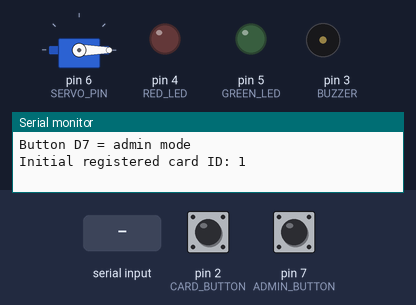
A sketch run on a simulated Arduino Uno, built with avr-gcc and run on an emulated ATmega328P. Parts: servo, output pins drawn as LEDs (lit = HIGH), buzzer (waves = sounding), the last lines printed to the serial monitor. Inputs (shaded band) come from the test bench; at power-on: pin 2 (CARD_BUTTON) HIGH, pin 7 (ADMIN_BUTTON) HIGH.

Above: at 1.2 s.
1.3 s: pin 2 (CARD_BUTTON) pulled LOW for 0.15 s
At 2.7 s:
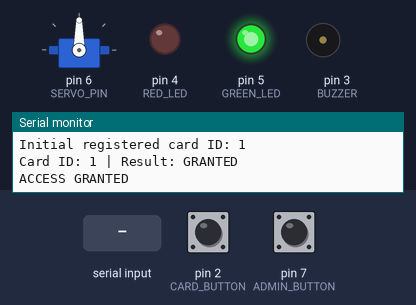
4.4 s: "U" received over Serial
At 5.8 s:
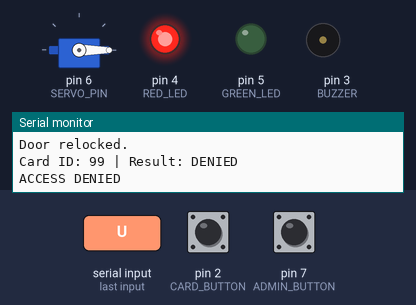
12.9 s: "C" received over Serial
At 12.98 s:
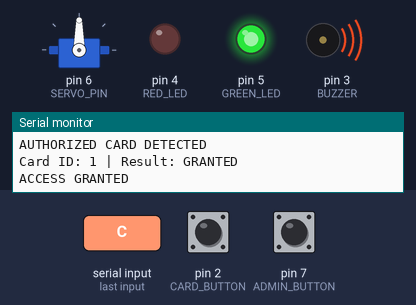
Timing chart, 0 to 17.4 s (numbered marks = the images above; inputs shaded):
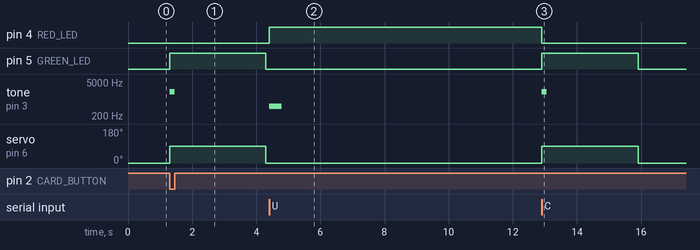

The sketch:

RFID_Lock_Simulation.ino
```cpp
#include <Servo.h>
#include <EEPROM.h>

Servo lockServo;

const int CARD_BUTTON = 2;
const int ADMIN_BUTTON = 7;
const int SERVO_PIN = 6;
const int RED_LED = 4;
const int GREEN_LED = 5;
const int BUZZER = 3;

const int MAX_USERS = 10;
const int MAX_FAILURES = 3;

int users[MAX_USERS];
int userCount = 1;
int nextCardID = 2;

int failures = 0;
bool lockedOut = false;
bool doorOpen = false;
bool adminMode = false;

unsigned long lockoutStart = 0;
unsigned long unlockStart = 0;

const unsigned long LOCKOUT_TIME = 15000;
const unsigned long UNLOCK_TIME = 3000;

bool previousCard = HIGH;
bool previousAdmin = HIGH;

void logEvent(int id, const char *result) {
  Serial.print("Card ID: ");
  Serial.print(id);
  Serial.print(" | Result: ");
  Serial.println(result);
}

bool registered(int id) {
  for (int i = 0; i < userCount; i++) {
    if (users[i] == id) return true;
  }
  return false;
}

void unlockDoor() {
  Serial.println("ACCESS GRANTED");
  digitalWrite(GREEN_LED, HIGH);
  digitalWrite(RED_LED, LOW);
  tone(BUZZER, 2000, 150);
  lockServo.write(90);
  doorOpen = true;
  unlockStart = millis();
}

void denyAccess(int id) {
  logEvent(id, "DENIED");
  Serial.println("ACCESS DENIED");

  digitalWrite(RED_LED, HIGH);
  digitalWrite(GREEN_LED, LOW);
  tone(BUZZER, 500, 400);

  failures++;

  if (failures >= MAX_FAILURES) {
    lockedOut = true;
    lockoutStart = millis();
    Serial.println("LOCKOUT: Wait 15 seconds.");
  }
}

void setup() {
  Serial.begin(9600);

  pinMode(CARD_BUTTON, INPUT_PULLUP);
  pinMode(ADMIN_BUTTON, INPUT_PULLUP);
  pinMode(RED_LED, OUTPUT);
  pinMode(GREEN_LED, OUTPUT);
  pinMode(BUZZER, OUTPUT);

  lockServo.attach(SERVO_PIN);
  lockServo.write(0);


  users[0] = 1;

  Serial.println("RFID LOCK SIMULATION READY");
  Serial.println("Button D2 = simulate card scan (Scans ID 1 in Normal Mode)");
  Serial.println("Button D7 = admin mode");
  Serial.println("Initial registered card ID: 1");
}

void loop() {
  bool cardNow = digitalRead(CARD_BUTTON);
  bool adminNow = digitalRead(ADMIN_BUTTON);

  if (doorOpen && millis() - unlockStart >= UNLOCK_TIME) {
    lockServo.write(0);
    doorOpen = false;
    digitalWrite(GREEN_LED, LOW);
    Serial.println("Door relocked.");
  }

  if (lockedOut) {
    if (millis() - lockoutStart >= LOCKOUT_TIME) {
      lockedOut = false;
      failures = 0;
      digitalWrite(RED_LED, LOW);
      Serial.println("Lockout ended.");
    } else {
      previousCard = cardNow;
      previousAdmin = adminNow;
      return;
    }
  }


  if (previousAdmin == HIGH && adminNow == LOW) {
    adminMode = !adminMode;

    if (adminMode) {
      Serial.println("ADMIN MODE ON");
      Serial.println("D2: add next card ID");
      Serial.println("D7: exit admin mode");
    } else {
      Serial.println("ADMIN MODE OFF");
    }

    delay(200);
  }


  if (previousCard == HIGH && cardNow == LOW) {
    if (adminMode) {
      if (userCount < MAX_USERS) {
        int id = nextCardID++;
        users[userCount++] = id;

        Serial.print("Registered simulated card ID: ");
        Serial.println(id);
      } else {
        Serial.println("User list full.");
      }
    } else {
      int id = 1;
      logEvent(id, registered(id) ? "GRANTED" : "DENIED");

      if (registered(id)) {
        failures = 0;
        unlockDoor();
      } else {
        denyAccess(id);
      }
    }

    delay(200);
  }


  if (Serial.available()) {
    char cmd = Serial.read();

    if (cmd == 'C' || cmd == 'c') {
      if (registered(1)) {
        failures = 0;
        Serial.println("AUTHORIZED CARD DETECTED");
        logEvent(1, "GRANTED");
        unlockDoor();
      } else {
        Serial.println("Card 1 is not registered!");
        denyAccess(1);
      }
    }

    if (cmd == 'U' || cmd == 'u') {
      denyAccess(99);
    }

    if (cmd == 'R' || cmd == 'r') {
      for (int i = 0; i < userCount; i++) {
        if (users[i] == 1) {
          for (int j = i; j < userCount - 1; j++) {
            users[j] = users[j + 1];
          }
          users[userCount - 1] = 0;
          userCount--;
          Serial.println("Card ID 1 revoked.");
          break;
        }
      }
    }
  }

  previousCard = cardNow;
  previousAdmin = adminNow;
}
```

Measured:
- after the input at 1.3 s, pin 5 (GREEN_LED): LOW → HIGH at once, → LOW 3.0 s later; tone on pin 3 (BUZZER): silent → 2000 Hz at once, → silent 0.15 s later; servo on pin 6 (SERVO_PIN): 0° → 90° at once, → 0° 3.0 s later
- after the input at 4.4 s, pin 4 (RED_LED): LOW → HIGH at once; tone on pin 3 (BUZZER): silent → 500 Hz at once, → silent 0.40 s later
- after the input at 12.9 s, pin 4 (RED_LED): HIGH → LOW at once; pin 5 (GREEN_LED): LOW → HIGH at once, → LOW 3.0 s later; tone on pin 3 (BUZZER): silent → 2000 Hz at once, → silent 0.15 s later; servo on pin 6 (SERVO_PIN): 0° → 90° at once, → 0° 3.0 s later
